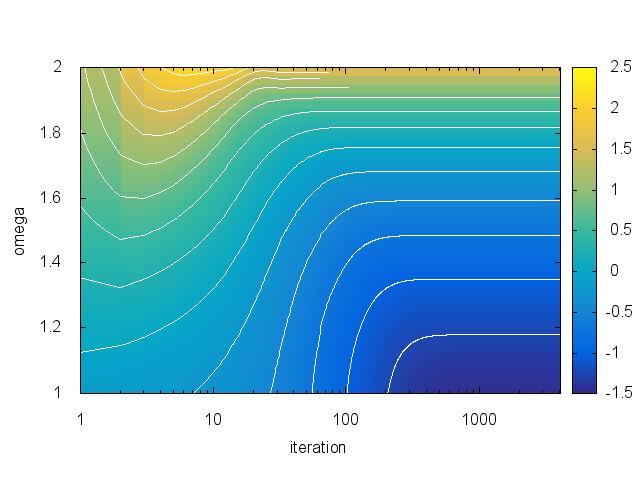

Write the gnuplot code that produced this figure.
set term term_type;
set output output_file;
unset key
set xlabel "iteration"
set ylabel "omega"
set logscale x
set border 895
#set view 65,220, 1.0
load'plots/parula.pal'
set view map
set contour base
set cntrlabel onecolor
set xrange [1:4096]
set yrange [1:2]
set cntrparam levels incr -3,0.25,3
set cntrlabel font ",7"
splot 'data/omega_field.dat' u 1:2:(log($3)) w pm3d lc 'white'


unset output;
